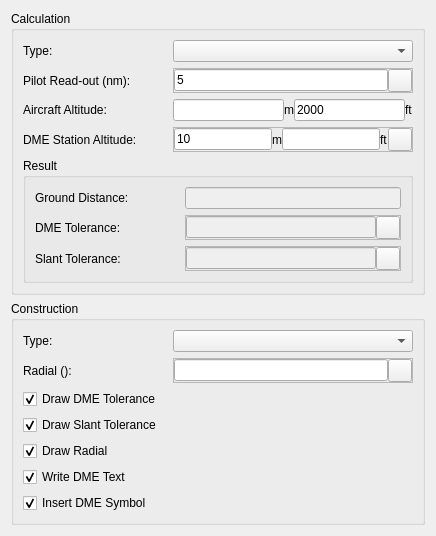
<?xml version="1.0" encoding="UTF-8"?>
<ui version="4.0">
 <class>Form</class>
 <widget class="QWidget" name="Form">
  <property name="geometry">
   <rect>
    <x>0</x>
    <y>0</y>
    <width>436</width>
    <height>500</height>
   </rect>
  </property>
  <property name="font">
   <font>
    <family>Arial</family>
   </font>
  </property>
  <property name="windowTitle">
   <string>Form</string>
  </property>
  <layout class="QVBoxLayout" name="verticalLayout">
   <item>
    <widget class="QGroupBox" name="gbCalculation">
     <property name="title">
      <string>Calculation</string>
     </property>
     <layout class="QVBoxLayout" name="vl_gbCalculation">
      <item>
       <widget class="QFrame" name="frame_66">
        <property name="frameShape">
         <enum>QFrame::NoFrame</enum>
        </property>
        <property name="frameShadow">
         <enum>QFrame::Raised</enum>
        </property>
        <layout class="QHBoxLayout" name="horizontalLayout_66">
         <property name="spacing">
          <number>0</number>
         </property>
         <property name="margin">
          <number>0</number>
         </property>
         <item>
          <widget class="QLabel" name="label_74">
           <property name="minimumSize">
            <size>
             <width>150</width>
             <height>0</height>
            </size>
           </property>
           <property name="font">
            <font>
             <weight>50</weight>
             <bold>false</bold>
            </font>
           </property>
           <property name="text">
            <string>Type:</string>
           </property>
          </widget>
         </item>
         <item>
          <widget class="QComboBox" name="cmbCalculationType">
           <property name="sizePolicy">
            <sizepolicy hsizetype="Expanding" vsizetype="Fixed">
             <horstretch>0</horstretch>
             <verstretch>0</verstretch>
            </sizepolicy>
           </property>
           <property name="font">
            <font>
             <weight>50</weight>
             <bold>false</bold>
            </font>
           </property>
          </widget>
         </item>
        </layout>
       </widget>
      </item>
      <item>
       <widget class="QFrame" name="frame_TakeOffSurfaceTrack_4">
        <property name="frameShape">
         <enum>QFrame::NoFrame</enum>
        </property>
        <property name="frameShadow">
         <enum>QFrame::Raised</enum>
        </property>
        <layout class="QHBoxLayout" name="horizontalLayout_68">
         <property name="spacing">
          <number>0</number>
         </property>
         <property name="margin">
          <number>0</number>
         </property>
         <item>
          <widget class="QLabel" name="label_76">
           <property name="minimumSize">
            <size>
             <width>150</width>
             <height>0</height>
            </size>
           </property>
           <property name="font">
            <font>
             <weight>50</weight>
             <bold>false</bold>
            </font>
           </property>
           <property name="text">
            <string>Pilot Read-out (nm):</string>
           </property>
          </widget>
         </item>
         <item>
          <widget class="QFrame" name="frame_APV_8">
           <property name="frameShape">
            <enum>QFrame::StyledPanel</enum>
           </property>
           <property name="frameShadow">
            <enum>QFrame::Raised</enum>
           </property>
           <layout class="QHBoxLayout" name="horizontalLayout_12">
            <property name="spacing">
             <number>0</number>
            </property>
            <property name="margin">
             <number>0</number>
            </property>
            <item>
             <widget class="QLineEdit" name="txtDistance">
              <property name="enabled">
               <bool>true</bool>
              </property>
              <property name="font">
               <font>
                <weight>50</weight>
                <bold>false</bold>
               </font>
              </property>
              <property name="inputMethodHints">
               <set>Qt::ImhDigitsOnly</set>
              </property>
              <property name="text">
               <string>5</string>
              </property>
             </widget>
            </item>
            <item>
             <widget class="QToolButton" name="btnMesureDist">
              <property name="text">
               <string/>
              </property>
              <property name="icon">
               <iconset>
                <normaloff>:/gnss_item/coordinate_capture.png</normaloff>:/gnss_item/coordinate_capture.png</iconset>
              </property>
             </widget>
            </item>
           </layout>
          </widget>
         </item>
        </layout>
       </widget>
      </item>
      <item>
       <widget class="QFrame" name="frame_61">
        <property name="frameShape">
         <enum>QFrame::NoFrame</enum>
        </property>
        <property name="frameShadow">
         <enum>QFrame::Raised</enum>
        </property>
        <layout class="QHBoxLayout" name="horizontalLayout_60">
         <property name="spacing">
          <number>0</number>
         </property>
         <property name="margin">
          <number>0</number>
         </property>
         <item>
          <widget class="QLabel" name="label_68">
           <property name="minimumSize">
            <size>
             <width>150</width>
             <height>0</height>
            </size>
           </property>
           <property name="font">
            <font>
             <weight>50</weight>
             <bold>false</bold>
            </font>
           </property>
           <property name="text">
            <string>Aircraft Altitude:</string>
           </property>
          </widget>
         </item>
         <item>
          <widget class="QLineEdit" name="txtAcAltitudeM"/>
         </item>
         <item>
          <widget class="QLabel" name="label_2">
           <property name="text">
            <string>m</string>
           </property>
          </widget>
         </item>
         <item>
          <widget class="QLineEdit" name="txtAcAltitude">
           <property name="font">
            <font>
             <weight>50</weight>
             <bold>false</bold>
            </font>
           </property>
           <property name="text">
            <string>2000</string>
           </property>
          </widget>
         </item>
         <item>
          <widget class="QLabel" name="label">
           <property name="text">
            <string>ft</string>
           </property>
          </widget>
         </item>
        </layout>
       </widget>
      </item>
      <item>
       <widget class="QFrame" name="frame_TakeOffSurfaceTrack">
        <property name="frameShape">
         <enum>QFrame::NoFrame</enum>
        </property>
        <property name="frameShadow">
         <enum>QFrame::Raised</enum>
        </property>
        <layout class="QHBoxLayout" name="horizontalLayout_61">
         <property name="spacing">
          <number>0</number>
         </property>
         <property name="margin">
          <number>0</number>
         </property>
         <item>
          <widget class="QLabel" name="lbDmeAltitude">
           <property name="minimumSize">
            <size>
             <width>150</width>
             <height>0</height>
            </size>
           </property>
           <property name="font">
            <font>
             <weight>50</weight>
             <bold>false</bold>
            </font>
           </property>
           <property name="text">
            <string>DME Station Altitude:</string>
           </property>
          </widget>
         </item>
         <item>
          <widget class="QFrame" name="frame_APV_5">
           <property name="frameShape">
            <enum>QFrame::StyledPanel</enum>
           </property>
           <property name="frameShadow">
            <enum>QFrame::Raised</enum>
           </property>
           <layout class="QHBoxLayout" name="horizontalLayout_9">
            <property name="spacing">
             <number>0</number>
            </property>
            <property name="margin">
             <number>0</number>
            </property>
            <item>
             <widget class="QLineEdit" name="txtDmeAltitude">
              <property name="enabled">
               <bool>true</bool>
              </property>
              <property name="font">
               <font>
                <weight>50</weight>
                <bold>false</bold>
               </font>
              </property>
              <property name="text">
               <string>10</string>
              </property>
             </widget>
            </item>
            <item>
             <widget class="QLabel" name="label_6">
              <property name="text">
               <string>m</string>
              </property>
             </widget>
            </item>
            <item>
             <widget class="QLineEdit" name="txtDmeAltitudeFt">
              <property name="font">
               <font>
                <weight>50</weight>
                <bold>false</bold>
               </font>
              </property>
              <property name="text">
               <string/>
              </property>
             </widget>
            </item>
            <item>
             <widget class="QLabel" name="labelMocFt">
              <property name="text">
               <string>ft</string>
              </property>
             </widget>
            </item>
            <item>
             <widget class="QToolButton" name="btnMesureAltitude">
              <property name="text">
               <string/>
              </property>
              <property name="icon">
               <iconset>
                <normaloff>:/gnss_item/coordinate_capture.png</normaloff>:/gnss_item/coordinate_capture.png</iconset>
              </property>
             </widget>
            </item>
           </layout>
          </widget>
         </item>
        </layout>
       </widget>
      </item>
      <item>
       <widget class="QGroupBox" name="gbResult">
        <property name="title">
         <string>Result</string>
        </property>
        <layout class="QVBoxLayout" name="vl_gbResult">
         <item>
          <widget class="QFrame" name="frame_62">
           <property name="frameShape">
            <enum>QFrame::NoFrame</enum>
           </property>
           <property name="frameShadow">
            <enum>QFrame::Raised</enum>
           </property>
           <layout class="QHBoxLayout" name="horizontalLayout_63">
            <property name="spacing">
             <number>0</number>
            </property>
            <property name="margin">
             <number>0</number>
            </property>
            <item>
             <widget class="QLabel" name="lblResultDistance">
              <property name="minimumSize">
               <size>
                <width>150</width>
                <height>0</height>
               </size>
              </property>
              <property name="font">
               <font>
                <weight>50</weight>
                <bold>false</bold>
               </font>
              </property>
              <property name="text">
               <string>Ground Distance:</string>
              </property>
             </widget>
            </item>
            <item>
             <widget class="QLineEdit" name="txtResultDistance">
              <property name="enabled">
               <bool>false</bool>
              </property>
              <property name="font">
               <font>
                <weight>50</weight>
                <bold>false</bold>
               </font>
              </property>
              <property name="text">
               <string/>
              </property>
             </widget>
            </item>
           </layout>
          </widget>
         </item>
         <item>
          <widget class="QFrame" name="frame_TakeOffSurfaceTrack_2">
           <property name="frameShape">
            <enum>QFrame::NoFrame</enum>
           </property>
           <property name="frameShadow">
            <enum>QFrame::Raised</enum>
           </property>
           <layout class="QHBoxLayout" name="horizontalLayout_64">
            <property name="spacing">
             <number>0</number>
            </property>
            <property name="margin">
             <number>0</number>
            </property>
            <item>
             <widget class="QLabel" name="label_72">
              <property name="minimumSize">
               <size>
                <width>150</width>
                <height>0</height>
               </size>
              </property>
              <property name="font">
               <font>
                <weight>50</weight>
                <bold>false</bold>
               </font>
              </property>
              <property name="text">
               <string>DME Tolerance:</string>
              </property>
             </widget>
            </item>
            <item>
             <widget class="QFrame" name="frame_APV_6">
              <property name="frameShape">
               <enum>QFrame::StyledPanel</enum>
              </property>
              <property name="frameShadow">
               <enum>QFrame::Raised</enum>
              </property>
              <layout class="QHBoxLayout" name="horizontalLayout_10">
               <property name="spacing">
                <number>0</number>
               </property>
               <property name="margin">
                <number>0</number>
               </property>
               <item>
                <widget class="QLineEdit" name="txtResultDmeTol">
                 <property name="enabled">
                  <bool>false</bool>
                 </property>
                 <property name="font">
                  <font>
                   <weight>50</weight>
                   <bold>false</bold>
                  </font>
                 </property>
                 <property name="text">
                  <string/>
                 </property>
                </widget>
               </item>
               <item>
                <widget class="QToolButton" name="btnMesureTolerance">
                 <property name="text">
                  <string/>
                 </property>
                 <property name="icon">
                  <iconset>
                   <normaloff>:/gnss_item/coordinate_capture.png</normaloff>:/gnss_item/coordinate_capture.png</iconset>
                 </property>
                </widget>
               </item>
              </layout>
             </widget>
            </item>
           </layout>
          </widget>
         </item>
         <item>
          <widget class="QFrame" name="frame_TakeOffSurfaceTrack_3">
           <property name="frameShape">
            <enum>QFrame::NoFrame</enum>
           </property>
           <property name="frameShadow">
            <enum>QFrame::Raised</enum>
           </property>
           <layout class="QHBoxLayout" name="horizontalLayout_65">
            <property name="spacing">
             <number>0</number>
            </property>
            <property name="margin">
             <number>0</number>
            </property>
            <item>
             <widget class="QLabel" name="label_73">
              <property name="minimumSize">
               <size>
                <width>150</width>
                <height>0</height>
               </size>
              </property>
              <property name="font">
               <font>
                <weight>50</weight>
                <bold>false</bold>
               </font>
              </property>
              <property name="text">
               <string>Slant Tolerance:</string>
              </property>
             </widget>
            </item>
            <item>
             <widget class="QFrame" name="frame_APV_7">
              <property name="frameShape">
               <enum>QFrame::StyledPanel</enum>
              </property>
              <property name="frameShadow">
               <enum>QFrame::Raised</enum>
              </property>
              <layout class="QHBoxLayout" name="horizontalLayout_11">
               <property name="spacing">
                <number>0</number>
               </property>
               <property name="margin">
                <number>0</number>
               </property>
               <item>
                <widget class="QLineEdit" name="txtResultSlantTol">
                 <property name="enabled">
                  <bool>false</bool>
                 </property>
                 <property name="font">
                  <font>
                   <weight>50</weight>
                   <bold>false</bold>
                  </font>
                 </property>
                 <property name="text">
                  <string/>
                 </property>
                </widget>
               </item>
               <item>
                <widget class="QToolButton" name="btnMesureSlant">
                 <property name="text">
                  <string/>
                 </property>
                 <property name="icon">
                  <iconset>
                   <normaloff>:/gnss_item/coordinate_capture.png</normaloff>:/gnss_item/coordinate_capture.png</iconset>
                 </property>
                </widget>
               </item>
              </layout>
             </widget>
            </item>
           </layout>
          </widget>
         </item>
        </layout>
       </widget>
      </item>
     </layout>
    </widget>
   </item>
   <item>
    <widget class="QGroupBox" name="gbConstruction">
     <property name="title">
      <string>Construction</string>
     </property>
     <layout class="QVBoxLayout" name="vl_gbConstruction">
      <item>
       <widget class="QFrame" name="frame_67">
        <property name="frameShape">
         <enum>QFrame::NoFrame</enum>
        </property>
        <property name="frameShadow">
         <enum>QFrame::Raised</enum>
        </property>
        <layout class="QHBoxLayout" name="horizontalLayout_67">
         <property name="spacing">
          <number>0</number>
         </property>
         <property name="margin">
          <number>0</number>
         </property>
         <item>
          <widget class="QLabel" name="label_75">
           <property name="minimumSize">
            <size>
             <width>150</width>
             <height>0</height>
            </size>
           </property>
           <property name="font">
            <font>
             <weight>50</weight>
             <bold>false</bold>
            </font>
           </property>
           <property name="text">
            <string>Type:</string>
           </property>
          </widget>
         </item>
         <item>
          <widget class="QComboBox" name="cmbConstructionType">
           <property name="sizePolicy">
            <sizepolicy hsizetype="Expanding" vsizetype="Fixed">
             <horstretch>0</horstretch>
             <verstretch>0</verstretch>
            </sizepolicy>
           </property>
           <property name="font">
            <font>
             <weight>50</weight>
             <bold>false</bold>
            </font>
           </property>
          </widget>
         </item>
        </layout>
       </widget>
      </item>
      <item>
       <widget class="QFrame" name="pnlRadial">
        <property name="frameShape">
         <enum>QFrame::NoFrame</enum>
        </property>
        <property name="frameShadow">
         <enum>QFrame::Raised</enum>
        </property>
        <layout class="QHBoxLayout" name="horizontalLayout_69">
         <property name="spacing">
          <number>0</number>
         </property>
         <property name="margin">
          <number>0</number>
         </property>
         <item>
          <widget class="QLabel" name="label_77">
           <property name="minimumSize">
            <size>
             <width>150</width>
             <height>0</height>
            </size>
           </property>
           <property name="font">
            <font>
             <weight>50</weight>
             <bold>false</bold>
            </font>
           </property>
           <property name="text">
            <string>Radial ():</string>
           </property>
          </widget>
         </item>
         <item>
          <widget class="QFrame" name="frame_APV_9">
           <property name="frameShape">
            <enum>QFrame::StyledPanel</enum>
           </property>
           <property name="frameShadow">
            <enum>QFrame::Raised</enum>
           </property>
           <layout class="QHBoxLayout" name="horizontalLayout_13">
            <property name="spacing">
             <number>0</number>
            </property>
            <property name="margin">
             <number>0</number>
            </property>
            <item>
             <widget class="QLineEdit" name="txtRadial">
              <property name="enabled">
               <bool>true</bool>
              </property>
              <property name="font">
               <font>
                <weight>50</weight>
                <bold>false</bold>
               </font>
              </property>
              <property name="text">
               <string/>
              </property>
             </widget>
            </item>
            <item>
             <widget class="QToolButton" name="btnCaptureRadial">
              <property name="text">
               <string/>
              </property>
              <property name="icon">
               <iconset>
                <normaloff>:/gnss_item/coordinate_capture.png</normaloff>:/gnss_item/coordinate_capture.png</iconset>
              </property>
             </widget>
            </item>
           </layout>
          </widget>
         </item>
        </layout>
       </widget>
      </item>
      <item>
       <widget class="QCheckBox" name="chbDrawDmeTol">
        <property name="text">
         <string>Draw DME Tolerance</string>
        </property>
        <property name="checked">
         <bool>true</bool>
        </property>
       </widget>
      </item>
      <item>
       <widget class="QCheckBox" name="chbDrawSlantTol">
        <property name="text">
         <string>Draw Slant Tolerance</string>
        </property>
        <property name="checked">
         <bool>true</bool>
        </property>
       </widget>
      </item>
      <item>
       <widget class="QCheckBox" name="chbDrawRadial">
        <property name="text">
         <string>Draw Radial</string>
        </property>
        <property name="checked">
         <bool>true</bool>
        </property>
       </widget>
      </item>
      <item>
       <widget class="QCheckBox" name="chbWriteText">
        <property name="text">
         <string>Write DME Text</string>
        </property>
        <property name="checked">
         <bool>true</bool>
        </property>
       </widget>
      </item>
      <item>
       <widget class="QCheckBox" name="chbInsertSymbol">
        <property name="text">
         <string>Insert DME Symbol</string>
        </property>
        <property name="checked">
         <bool>true</bool>
        </property>
       </widget>
      </item>
     </layout>
    </widget>
   </item>
  </layout>
 </widget>
 <resources/>
 <connections/>
</ui>
